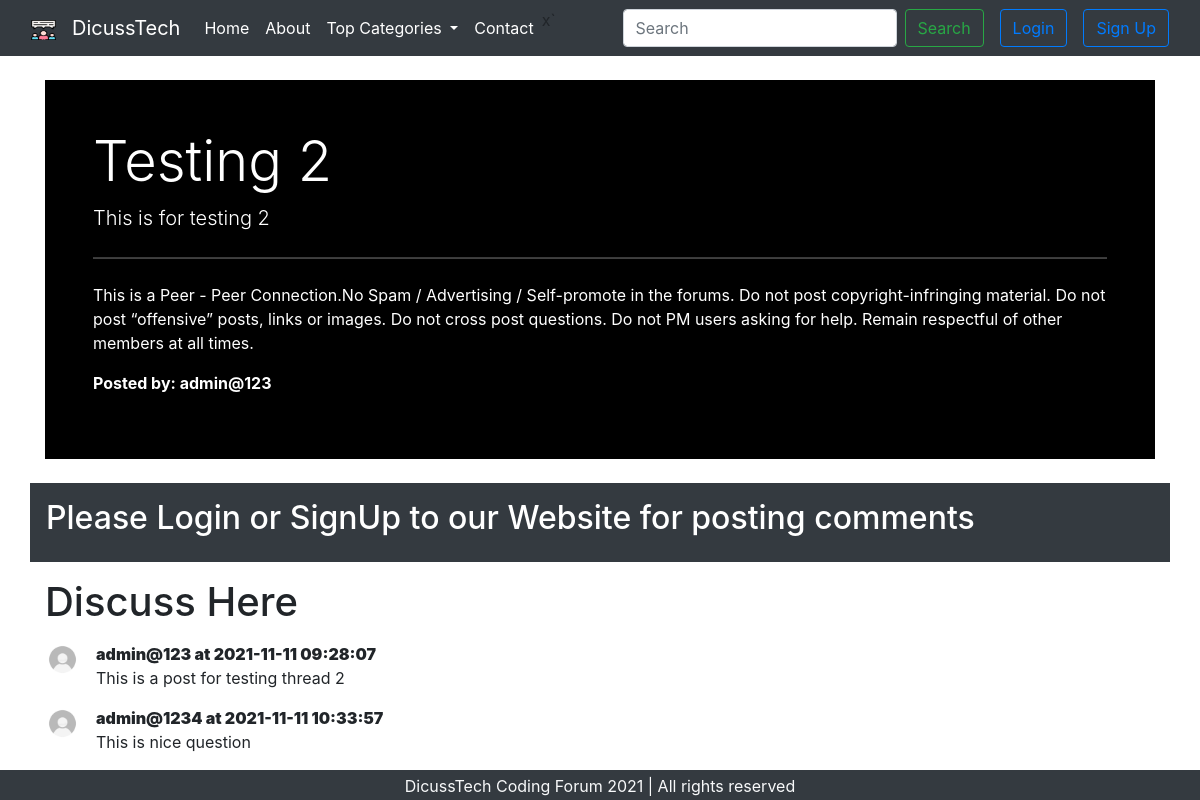
The app's page /threads.php?threadid=5 with its own data.
### tables this page shows
CREATE TABLE `thread` (
  `thread_id` int(5) NOT NULL,
  `thread_title` varchar(255) NOT NULL,
  `thread_desc` text NOT NULL,
  `thread_cat_id` int(4) NOT NULL,
  `thread_user_id` int(4) NOT NULL,
  `timestamp` datetime NOT NULL DEFAULT current_timestamp()
);

CREATE TABLE `users` (
  `user_id` int(8) NOT NULL,
  `username` varchar(50) NOT NULL,
  `userpass` varchar(255) NOT NULL,
  `timestamp` datetime NOT NULL DEFAULT current_timestamp()
);

CREATE TABLE `comments` (
  `comment_id` int(5) NOT NULL,
  `comment_desc` text NOT NULL,
  `thread_id` int(5) NOT NULL,
  `commented_by` int(5) NOT NULL,
  `comment_time` datetime NOT NULL DEFAULT current_timestamp()
);

### threads.php (the view, shortened to what this page needs)
<?php
include ("repeatedcode/_dbconnection.php");
?>
<!doctype html>
<html lang="en">
  <head>
    <link href="https://cdn.jsdelivr.net/npm/bootstrap@5.1.0/dist/css/bootstrap.min.css" rel="stylesheet">
    <link rel="stylesheet" href="https://maxcdn.bootstrapcdn.com/bootstrap/4.0.0/css/bootstrap.min.css">
  </head>
  <body>
    <?php include('repeatedcode/_header.php') ?>
    <?php
    $id = $_GET['threadid'];
    $sql = "SELECT * FROM thread WHERE thread_id = $id";
    $result = $connection -> query($sql);
    while($categories_row = $result -> fetch_assoc()){
        $thread_name = $categories_row['thread_title'];
        $thread_desc = $categories_row['thread_desc'];
        $posted_by_name = $categories_row['thread_user_id'];
        $fetchuser = "SELECT username FROM users WHERE user_id = $posted_by_name";
        $fetchuser_result = mysqli_query($connection, $fetchuser);
        $fetchuser_row = mysqli_fetch_assoc($fetchuser_result);
        $posted_by_name = $fetchuser_row['username'];
    }
    ?>
    <div class="container my-4">
        <div class="bg-black p-5 rounded-lg m-6" style="color:white;" >
            <strong><h1 class="display-4"><?php echo $thread_name ?></h1></strong>
            <p class="lead"><?php echo $thread_desc ?></p>
            <hr class="my-4">
            <p>This is a Peer - Peer Connection.No Spam / Advertising / Self-promote in the forums. Do not post copyright-infringing material. Do not post “offensive” posts, links or images. Do not cross post questions. Do not PM users asking for help. Remain respectful of other members at all times.</p>
            <p><b>Posted by: <?php echo $posted_by_name; ?></b></p>
        </div>
    </div>
<?php
if(isset($_SESSION['loggin']) && $_SESSION['loggin'] == true){
echo '<div class="container">
        <form action="'.$_SERVER['REQUEST_URI'].'" method="post" id="threadpage">
          <div class="form-group">
            <h1>Post your Comment</h1>
            <label for="commemt">Type your comment</label>
            <textarea class="form-control" id="comment" rows="3" name="comment"></textarea>
          </div>
          <input type="hidden" name="user_id" value="'. $_SESSION['userid'] .'">
          <h1></h1>
          <button type="submit" class="btn btn-primary">Post Comment</button>
        </form>
      </div>';
}
else{
  echo '<div class="container p-3 my-3 bg-dark text-white">
          <h2>Please Login or SignUp to our Website for posting comments</h2>
        </div>';
}
?>
    <div class="container">
      <h1>Discuss Here</h1>
      <?php
        $id = $_GET['threadid'];
        $sql = "SELECT * FROM comments WHERE thread_id = $id";
        $result = $connection -> query($sql);
        while($categories_row = $result -> fetch_assoc()){
            $display_comment = $categories_row['comment_desc'];
            $comment_time = $categories_row['comment_time'];
            $comment_user_id = $categories_row['commented_by'];
            $sql2 = "SELECT username FROM users WHERE user_id = $comment_user_id";
            $result2 = mysqli_query($connection, $sql2);
            $fetch_commented_user = mysqli_fetch_assoc($result2);
            echo '<div class="media my-3">
                    <img class="mr-3" src="aesthetics/default_user.jpg" width="35px" alt="Generic placeholder image">
                    <div class="media-body">
                      <p class="font-weight-bold my-0"><b> '. $fetch_commented_user['username'] .' at '. $comment_time .' </b></p>
                      '. $display_comment .'
                    </div>
                  </div>';
        }
      ?>
    </div>
    <?php include('repeatedcode/_footer.php') ?>
  </body>
</html>

### records on screen
thread: thread_title "Testing 2", thread_desc "This is for testing 2"
users: username "admin@123"
comments: users.username "admin@123", comment_time "2021-11-11 09:28:07", comment_desc "This is a post for testing thread 2"
comments: users.username "admin@1234", comment_time "2021-11-11 10:33:57", comment_desc "This is nice question"
